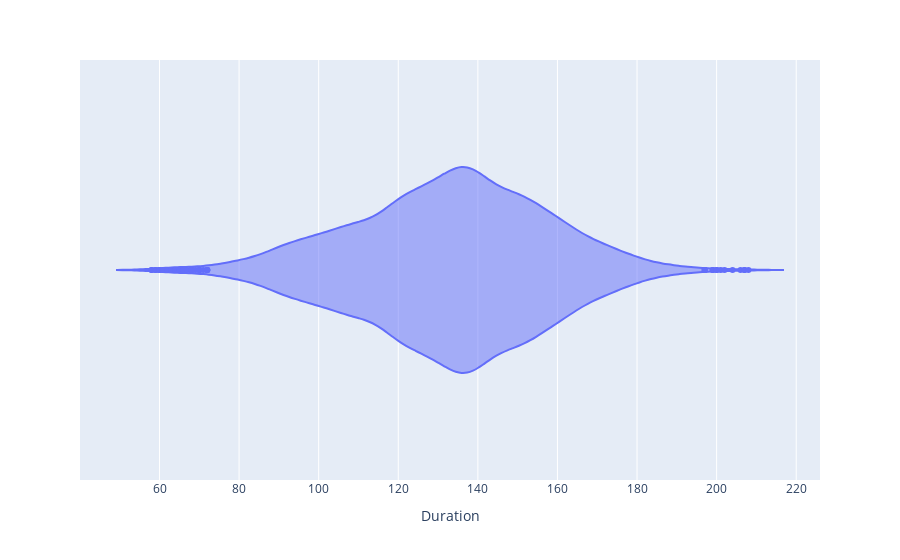

This figure's notebook cell:
### Code cell
px.violin(data_frame=data, x="Duration" )

### Figure 1 — Plotly figure (JSON) as saved in the notebook; plotly's stock layout.template omitted (floating-point values rounded to 4 significant figures; data arrays with more than 128 entries replaced by an {"elided": "..."} marker saying what was removed)
{"data": [{"alignmentgroup": "True", "box": {"visible": false}, "hovertemplate": "Duration=%{x}<extra></extra>", "legendgroup": "", "marker": {"color": "#636efa"}, "name": "", "offsetgroup": "", "orientation": "h", "scalegroup": "True", "showlegend": false, "type": "violin", "x": {"elided": "5545 int values"}, "x0": " ", "xaxis": "x", "y0": " ", "yaxis": "y"}], "layout": {"legend": {"tracegroupgap": 0}, "margin": {"t": 60}, "violinmode": "group", "xaxis": {"anchor": "y", "domain": [0, 1], "title": {"text": "Duration"}}, "yaxis": {"anchor": "x", "domain": [0, 1]}}}
